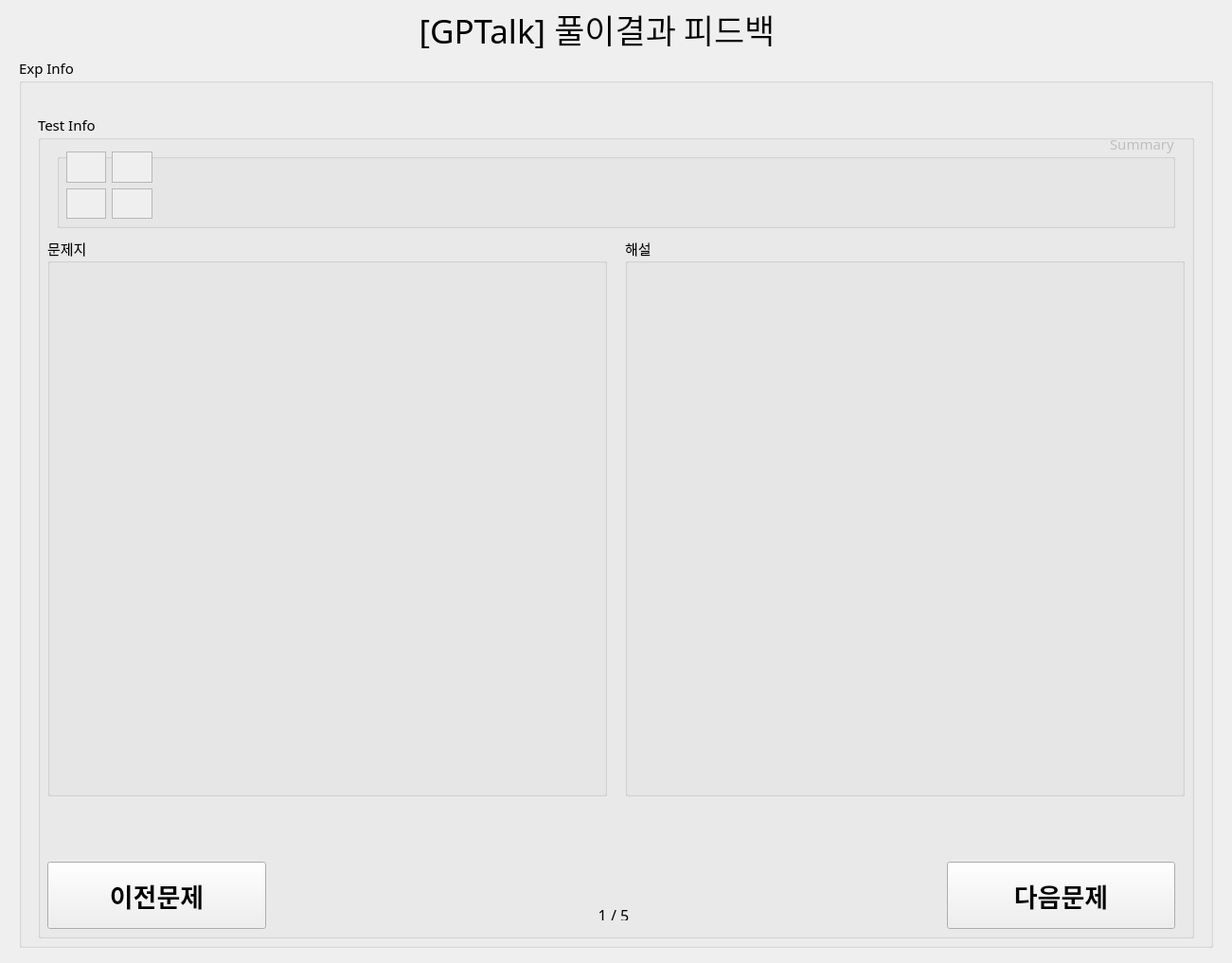
<?xml version="1.0" encoding="UTF-8"?>
<ui version="4.0">
 <class>Form</class>
 <widget class="QWidget" name="Form">
  <property name="geometry">
   <rect>
    <x>0</x>
    <y>0</y>
    <width>1301</width>
    <height>1017</height>
   </rect>
  </property>
  <property name="windowTitle">
   <string>Form</string>
  </property>
  <widget class="QWidget" name="verticalLayoutWidget">
   <property name="geometry">
    <rect>
     <x>20</x>
     <y>60</y>
     <width>1261</width>
     <height>941</height>
    </rect>
   </property>
   <layout class="QVBoxLayout" name="verticalLayout">
    <item>
     <widget class="QGroupBox" name="expInfoGBox">
      <property name="font">
       <font>
        <family>나눔스퀘어_ac</family>
        <pointsize>11</pointsize>
       </font>
      </property>
      <property name="title">
       <string>Exp Info</string>
      </property>
      <widget class="QGroupBox" name="teInfoGBox">
       <property name="geometry">
        <rect>
         <x>20</x>
         <y>60</y>
         <width>1221</width>
         <height>871</height>
        </rect>
       </property>
       <property name="font">
        <font>
         <family>나눔스퀘어_ac</family>
         <pointsize>11</pointsize>
        </font>
       </property>
       <property name="title">
        <string>Test Info</string>
       </property>
       <widget class="QGroupBox" name="teGBox">
        <property name="geometry">
         <rect>
          <x>10</x>
          <y>130</y>
          <width>591</width>
          <height>591</height>
         </rect>
        </property>
        <property name="title">
         <string>문제지</string>
        </property>
        <widget class="QLabel" name="teLabel">
         <property name="geometry">
          <rect>
           <x>10</x>
           <y>20</y>
           <width>571</width>
           <height>561</height>
          </rect>
         </property>
         <property name="sizePolicy">
          <sizepolicy hsizetype="Preferred" vsizetype="Expanding">
           <horstretch>0</horstretch>
           <verstretch>0</verstretch>
          </sizepolicy>
         </property>
         <property name="text">
          <string/>
         </property>
        </widget>
       </widget>
       <widget class="QLabel" name="teCntLabel">
        <property name="geometry">
         <rect>
          <x>580</x>
          <y>840</y>
          <width>56</width>
          <height>12</height>
         </rect>
        </property>
        <property name="font">
         <font>
          <family>나눔스퀘어_ac</family>
          <pointsize>12</pointsize>
         </font>
        </property>
        <property name="text">
         <string>1 / 5</string>
        </property>
        <property name="alignment">
         <set>Qt::AlignCenter</set>
        </property>
       </widget>
       <widget class="QGroupBox" name="teExplainGBox_2">
        <property name="geometry">
         <rect>
          <x>620</x>
          <y>130</y>
          <width>591</width>
          <height>591</height>
         </rect>
        </property>
        <property name="title">
         <string>해설</string>
        </property>
        <widget class="QLabel" name="teExplainLabel_4">
         <property name="geometry">
          <rect>
           <x>10</x>
           <y>20</y>
           <width>571</width>
           <height>561</height>
          </rect>
         </property>
         <property name="sizePolicy">
          <sizepolicy hsizetype="Preferred" vsizetype="Expanding">
           <horstretch>0</horstretch>
           <verstretch>0</verstretch>
          </sizepolicy>
         </property>
         <property name="text">
          <string/>
         </property>
        </widget>
       </widget>
       <widget class="QGroupBox" name="teSummaryGBox_3">
        <property name="enabled">
         <bool>false</bool>
        </property>
        <property name="geometry">
         <rect>
          <x>20</x>
          <y>20</y>
          <width>1181</width>
          <height>101</height>
         </rect>
        </property>
        <property name="layoutDirection">
         <enum>Qt::RightToLeft</enum>
        </property>
        <property name="title">
         <string>Summary</string>
        </property>
        <widget class="QLabel" name="teSumExplain">
         <property name="geometry">
          <rect>
           <x>120</x>
           <y>20</y>
           <width>1041</width>
           <height>61</height>
          </rect>
         </property>
         <property name="sizePolicy">
          <sizepolicy hsizetype="Preferred" vsizetype="Expanding">
           <horstretch>0</horstretch>
           <verstretch>0</verstretch>
          </sizepolicy>
         </property>
         <property name="text">
          <string/>
         </property>
        </widget>
        <widget class="QWidget" name="gridLayoutWidget">
         <property name="geometry">
          <rect>
           <x>10</x>
           <y>20</y>
           <width>91</width>
           <height>71</height>
          </rect>
         </property>
         <layout class="QGridLayout" name="gridLayout_teSumIcon">
          <item row="0" column="1">
           <widget class="QListView" name="icon_1"/>
          </item>
          <item row="0" column="0">
           <widget class="QListView" name="icon_2"/>
          </item>
          <item row="1" column="0">
           <widget class="QListView" name="icon_4"/>
          </item>
          <item row="1" column="1">
           <widget class="QListView" name="icon_3"/>
          </item>
         </layout>
        </widget>
       </widget>
       <widget class="QPushButton" name="teNextBtn">
        <property name="geometry">
         <rect>
          <x>960</x>
          <y>790</y>
          <width>241</width>
          <height>71</height>
         </rect>
        </property>
        <property name="font">
         <font>
          <family>나눔스퀘어_ac Bold</family>
          <pointsize>20</pointsize>
          <weight>75</weight>
          <bold>true</bold>
         </font>
        </property>
        <property name="text">
         <string>다음문제</string>
        </property>
       </widget>
       <widget class="QPushButton" name="tePrevBtn">
        <property name="geometry">
         <rect>
          <x>10</x>
          <y>790</y>
          <width>231</width>
          <height>71</height>
         </rect>
        </property>
        <property name="font">
         <font>
          <family>나눔스퀘어_ac Bold</family>
          <pointsize>20</pointsize>
          <weight>75</weight>
          <bold>true</bold>
         </font>
        </property>
        <property name="text">
         <string>이전문제</string>
        </property>
       </widget>
      </widget>
     </widget>
    </item>
   </layout>
  </widget>
  <widget class="QLabel" name="titleLabel">
   <property name="geometry">
    <rect>
     <x>370</x>
     <y>10</y>
     <width>521</width>
     <height>41</height>
    </rect>
   </property>
   <property name="font">
    <font>
     <family>나눔스퀘어_ac</family>
     <pointsize>26</pointsize>
    </font>
   </property>
   <property name="text">
    <string>[GPTalk] 풀이결과 피드백</string>
   </property>
   <property name="alignment">
    <set>Qt::AlignCenter</set>
   </property>
  </widget>
 </widget>
 <resources/>
 <connections/>
</ui>
